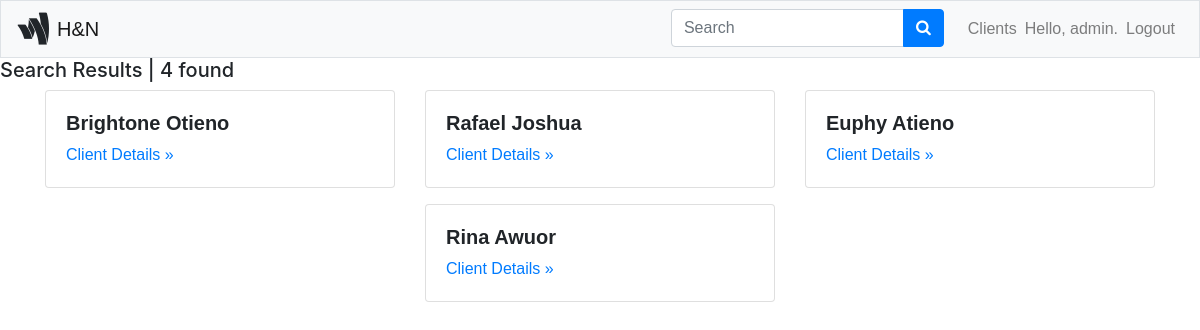
/users/search/ (signed in), run on an earlier commit of the app's database.
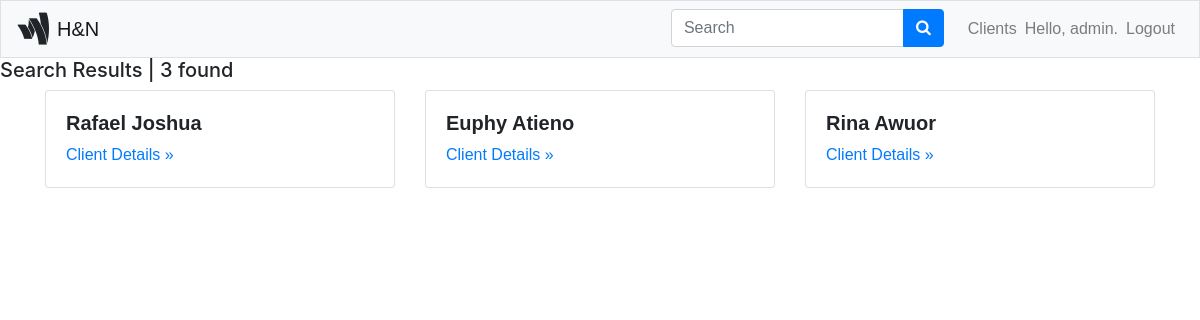
And on a later commit of the database.
### users/models.py (models this page shows, shortened)
class Client(models.Model):
    first_name = models.CharField(max_length=100)
    second_name = models.CharField(max_length=100)
    email = models.EmailField(unique=True)
    phone = models.CharField(max_length=15, unique=True)
    points = models.IntegerField(default=0)
    referral_points = models.IntegerField(default=0)
    date_of_birth = models.DateField(null=True, blank=True)
    birthday_points = models.IntegerField(default=0)
    referred_by = models.ForeignKey('self', null=True, blank=True, on_delete=models.SET_NULL)
    card_paid = models.BooleanField(default=False)
    card_issued = models.BooleanField(default=False)

### users/views.py (the view)
# urls.py: path('search/', views.search, name='search'),
@login_required
def search(request):
    query = request.GET.get('query', '')
    clients = Client.objects.filter(Q(first_name__icontains=query))
    search_count = clients.count()
    context = {'clients': clients, 'query': query, 'search_count': search_count}
    return render(request, 'users/search.html', context)

### users/templates/users/search.html (shortened to what this page needs)
<!DOCTYPE html>
<html lang="en">
<head>
    {% extends 'users/base.html' %}
{% load bootstrap4 %}
{% block header %}
    <h5>Search Results | {{search_count}} found</h5>
{% endblock header %}
{% block content %}
<div class="container">
    <div class="row">
        <div class="col-md-12">
            <div class="row">
                {% for client in clients %}
                  <div class="col-md-6 col-lg-4 mx-auto">
                      <div class="card mb-3 mx-auto">
                          <div class="card-body">
                              <h5 class="font-weight-bold">{{ client.first_name }} {{ client.second_name }}</h5>
                              <a href="{% url 'users:client_detail' client.id %}" >Client Details &raquo</a>
                          </div>
                      </div>
                  </div>
                {% empty %}
                  <p class="lead">Client not found!</p>
                {% endfor %}
            </div>
        </div>
    </div>
</div>
{% endblock content %}

What changed in the data, as far as the page shows it:
removed Client: first_name "Brightone", second_name "Otieno"
Also different on the page:
{{ search_count }}: "4" → "3"
